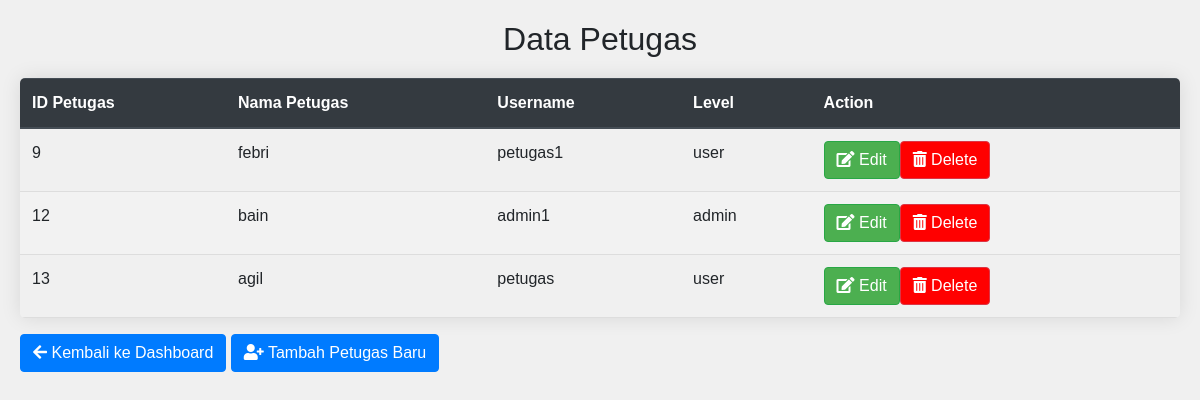
The app's page /kasir/data_petugas.php with its own data.
### tables this page shows
CREATE TABLE `petugas` (
  `id_petugas` int(11) NOT NULL,
  `nama_petugas` varchar(255) NOT NULL,
  `username` text NOT NULL,
  `password` text NOT NULL,
  `level` enum('admin','user') NOT NULL DEFAULT 'user'
);

### kasir/data_petugas.php (the view, shortened to what this page needs)
<!DOCTYPE html>
<html lang="en">
<head>
    <link href="https://stackpath.bootstrapcdn.com/bootstrap/4.5.2/css/bootstrap.min.css" rel="stylesheet">
    <link rel="stylesheet" href="https://cdnjs.cloudflare.com/ajax/libs/font-awesome/5.15.4/css/all.min.css" />
</head>
<body>
    <h2>Data Petugas</h2>
    <table class="table">
        <thead class="thead-dark">
            <tr>
                <th>ID Petugas</th>
                <th>Nama Petugas</th>
                <th>Username</th>
                <th>Level</th>
                <th>Action</th>
            </tr>
        </thead>
        <tbody>
            <?php
            include 'config.php';
            $sql = "SELECT * FROM petugas";
            $result = mysqli_query($conn, $sql);
            if (mysqli_num_rows($result) > 0) {
                while ($row = mysqli_fetch_assoc($result)) {
                    echo "<tr>";
                    echo "<td>" . $row['id_petugas'] . "</td>";
                    echo "<td>" . $row['nama_petugas'] . "</td>";
                    echo "<td>" . $row['username'] . "</td>";
                    echo "<td>" . $row['level'] . "</td>";
                    echo "<td>";
                    echo "<a href='edit_petugas.php?id=" . $row['id_petugas'] . "' class='btn btn-success edit-button'><i class='fas fa-edit'></i> Edit</a>";
                    echo "<a href='hapus_petugas.php?id=" . $row['id_petugas'] . "' class='btn btn-danger delete-button'><i class='fas fa-trash-alt'></i> Delete</a>";
                    echo "</td>";
                    echo "</tr>";
                }
            } else {
                echo "<tr><td colspan='5'>Tidak ada data petugas.</td></tr>";
            }
            ?>
        </tbody>
    </table>
    <a href="dashboard.php" class="btn btn-primary"><i class="fas fa-arrow-left"></i> Kembali ke Dashboard</a>
    <a href="registrasi.php" class="btn btn-primary"><i class="fas fa-user-plus"></i> Tambah Petugas Baru</a>
</body>
</html>

### kasir/data_petugas.php (style rules this page uses)
body { font-family: Arial, sans-serif; background-color: #f0f0f0; margin: 0; padding: 20px; }
h2 { text-align: center; margin-bottom: 20px; }
table { width: 100%; border-collapse: collapse; border-radius: 5px; overflow: hidden; box-shadow: 0 0 20px rgba(0, 0, 0, 0.1); margin-bottom: 20px; }
th, td { padding: 12px 15px; text-align: left; border-bottom: 1px solid #ddd; }
th { background-color: #4CAF50; color: white; }
tr:nth-child(even) { background-color: #f2f2f2; }
a.edit-button { background-color: #4CAF50; }
a.delete-button { background-color: red; }

### records on screen
petugas: id_petugas "9", nama_petugas "febri", username "petugas1", level "user"
petugas: id_petugas "12", nama_petugas "bain", username "admin1", level "admin"
petugas: id_petugas "13", nama_petugas "agil", username "petugas", level "user"
